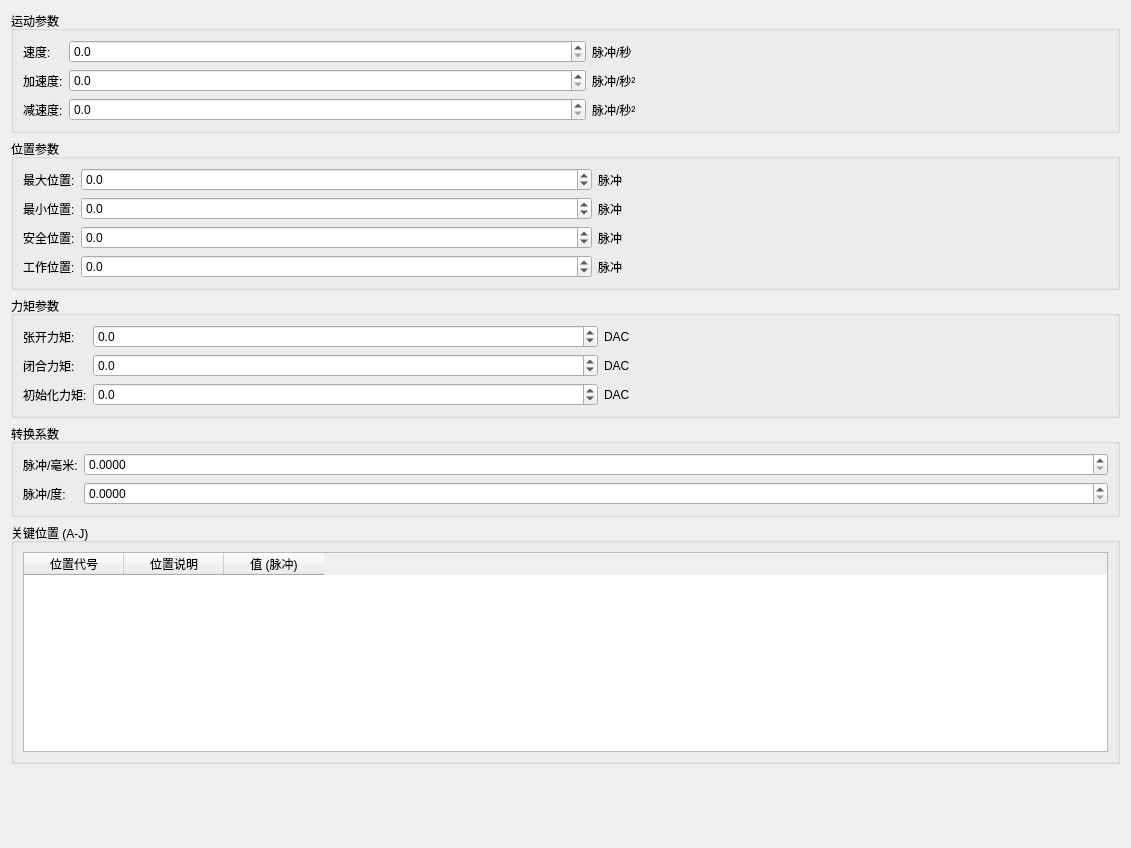
         <widget class="QWidget" name="configScrollContent">
          <property name="geometry">
           <rect>
            <x>0</x>
            <y>-399</y>
            <width>1131</width>
            <height>848</height>
           </rect>
          </property>
          <layout class="QVBoxLayout" name="configParamsLayout">
           <item>
            <widget class="QGroupBox" name="group_motion_params">
             <property name="title">
              <string>运动参数</string>
             </property>
             <layout class="QFormLayout">
              <item row="0" column="0">
               <widget class="QLabel" name="label">
                <property name="text">
                 <string>速度:</string>
                </property>
               </widget>
              </item>
              <item row="0" column="1">
               <layout class="QHBoxLayout">
                <item>
                 <widget class="QDoubleSpinBox" name="spin_speed">
                  <property name="decimals">
                   <number>1</number>
                  </property>
                  <property name="maximum">
                   <double>1000000.000000000000000</double>
                  </property>
                 </widget>
                </item>
                <item>
                 <widget class="QLabel" name="lbl_speed_unit">
                  <property name="text">
                   <string>脉冲/秒</string>
                  </property>
                 </widget>
                </item>
               </layout>
              </item>
              <item row="1" column="0">
               <widget class="QLabel" name="label">
                <property name="text">
                 <string>加速度:</string>
                </property>
               </widget>
              </item>
              <item row="1" column="1">
               <layout class="QHBoxLayout">
                <item>
                 <widget class="QDoubleSpinBox" name="spin_acceleration">
                  <property name="decimals">
                   <number>1</number>
                  </property>
                  <property name="maximum">
                   <double>10000000.000000000000000</double>
                  </property>
                 </widget>
                </item>
                <item>
                 <widget class="QLabel" name="label">
                  <property name="text">
                   <string>脉冲/秒²</string>
                  </property>
                 </widget>
                </item>
               </layout>
              </item>
              <item row="2" column="0">
               <widget class="QLabel" name="label">
                <property name="text">
                 <string>减速度:</string>
                </property>
               </widget>
              </item>
              <item row="2" column="1">
               <layout class="QHBoxLayout">
                <item>
                 <widget class="QDoubleSpinBox" name="spin_deceleration">
                  <property name="decimals">
                   <number>1</number>
                  </property>
                  <property name="maximum">
                   <double>10000000.000000000000000</double>
                  </property>
                 </widget>
                </item>
                <item>
                 <widget class="QLabel" name="label">
                  <property name="text">
                   <string>脉冲/秒²</string>
                  </property>
                 </widget>
                </item>
               </layout>
              </item>
             </layout>
            </widget>
           </item>
           <item>
            <widget class="QGroupBox" name="group_position_params">
             <property name="title">
              <string>位置参数</string>
             </property>
             <layout class="QFormLayout">
              <item row="0" column="0">
               <widget class="QLabel" name="label">
                <property name="text">
                 <string>最大位置:</string>
                </property>
               </widget>
              </item>
              <item row="0" column="1">
               <layout class="QHBoxLayout">
                <item>
                 <widget class="QDoubleSpinBox" name="spin_max_position">
                  <property name="decimals">
                   <number>1</number>
                  </property>
                  <property name="minimum">
                   <double>-100000000.000000000000000</double>
                  </property>
                  <property name="maximum">
                   <double>100000000.000000000000000</double>
                  </property>
                 </widget>
                </item>
                <item>
                 <widget class="QLabel" name="label">
                  <property name="text">
                   <string>脉冲</string>
                  </property>
                 </widget>
                </item>
               </layout>
              </item>
              <item row="1" column="0">
               <widget class="QLabel" name="label">
                <property name="text">
                 <string>最小位置:</string>
                </property>
               </widget>
              </item>
              <item row="1" column="1">
               <layout class="QHBoxLayout">
                <item>
                 <widget class="QDoubleSpinBox" name="spin_min_position">
                  <property name="decimals">
                   <number>1</number>
                  </property>
                  <property name="minimum">
                   <double>-100000000.000000000000000</double>
                  </property>
                  <property name="maximum">
                   <double>100000000.000000000000000</double>
                  </property>
                 </widget>
                </item>
                <item>
                 <widget class="QLabel" name="label">
                  <property name="text">
                   <string>脉冲</string>
                  </property>
                 </widget>
                </item>
               </layout>
              </item>
              <item row="2" column="0">
               <widget class="QLabel" name="label">
                <property name="text">
                 <string>安全位置:</string>
                </property>
               </widget>
              </item>
              <item row="2" column="1">
               <layout class="QHBoxLayout">
                <item>
                 <widget class="QDoubleSpinBox" name="spin_safe_position">
                  <property name="decimals">
                   <number>1</number>
                  </property>
                  <property name="minimum">
                   <double>-100000000.000000000000000</double>
                  </property>
                  <property name="maximum">
                   <double>100000000.000000000000000</double>
                  </property>
                 </widget>
                </item>
                <item>
                 <widget class="QLabel" name="label">
                  <property name="text">
                   <string>脉冲</string>
                  </property>
                 </widget>
                </item>
               </layout>
              </item>
              <item row="3" column="0">
               <widget class="QLabel" name="label">
                <property name="text">
                 <string>工作位置:</string>
                </property>
               </widget>
              </item>
              <item row="3" column="1">
               <layout class="QHBoxLayout">
                <item>
                 <widget class="QDoubleSpinBox" name="spin_work_position">
                  <property name="decimals">
                   <number>1</number>
                  </property>
                  <property name="minimum">
                   <double>-100000000.000000000000000</double>
                  </property>
                  <property name="maximum">
                   <double>100000000.000000000000000</double>
                  </property>
                 </widget>
                </item>
                <item>
                 <widget class="QLabel" name="label">
                  <property name="text">
                   <string>脉冲</string>
                  </property>
                 </widget>
                </item>
               </layout>
              </item>
             </layout>
            </widget>
           </item>
           <item>
            <widget class="QGroupBox" name="group_torque_params">
             <property name="title">
              <string>力矩参数</string>
             </property>
             <layout class="QFormLayout">
              <item row="0" column="0">
               <widget class="QLabel" name="label">
                <property name="text">
                 <string>张开力矩:</string>
                </property>
               </widget>
              </item>
              <item row="0" column="1">
               <layout class="QHBoxLayout">
                <item>
                 <widget class="QDoubleSpinBox" name="spin_open_dac">
                  <property name="decimals">
                   <number>1</number>
                  </property>
                  <property name="minimum">
                   <double>-10000.000000000000000</double>
                  </property>
                  <property name="maximum">
                   <double>10000.000000000000000</double>
                  </property>
                 </widget>
                </item>
                <item>
                 <widget class="QLabel" name="label">
                  <property name="text">
                   <string>DAC</string>
                  </property>
                 </widget>
                </item>
               </layout>
              </item>
              <item row="1" column="0">
               <widget class="QLabel" name="label">
                <property name="text">
                 <string>闭合力矩:</string>
                </property>
               </widget>
              </item>
              <item row="1" column="1">
               <layout class="QHBoxLayout">
                <item>
                 <widget class="QDoubleSpinBox" name="spin_close_dac">
                  <property name="decimals">
                   <number>1</number>
                  </property>
                  <property name="minimum">
                   <double>-10000.000000000000000</double>
                  </property>
                  <property name="maximum">
                   <double>10000.000000000000000</double>
                  </property>
                 </widget>
                </item>
                <item>
                 <widget class="QLabel" name="label">
                  <property name="text">
                   <string>DAC</string>
                  </property>
                 </widget>
                </item>
               </layout>
              </item>
              <item row="2" column="0">
               <widget class="QLabel" name="label">
                <property name="text">
                 <string>初始化力矩:</string>
                </property>
               </widget>
              </item>
              <item row="2" column="1">
               <layout class="QHBoxLayout">
                <item>
                 <widget class="QDoubleSpinBox" name="spin_init_dac">
                  <property name="decimals">
                   <number>1</number>
                  </property>
                  <property name="minimum">
                   <double>-10000.000000000000000</double>
                  </property>
                  <property name="maximum">
                   <double>10000.000000000000000</double>
                  </property>
                 </widget>
                </item>
                <item>
                 <widget class="QLabel" name="label">
                  <property name="text">
                   <string>DAC</string>
                  </property>
                 </widget>
                </item>
               </layout>
              </item>
             </layout>
            </widget>
           </item>
           <item>
            <widget class="QGroupBox" name="group_conversion_params">
             <property name="title">
              <string>转换系数</string>
             </property>
             <layout class="QFormLayout">
              <item row="0" column="0">
               <widget class="QLabel" name="label">
                <property name="text">
                 <string>脉冲/毫米:</string>
                </property>
               </widget>
              </item>
              <item row="0" column="1">
               <widget class="QDoubleSpinBox" name="spin_pulses_per_mm">
                <property name="decimals">
                 <number>4</number>
                </property>
                <property name="maximum">
                 <double>1000000.000000000000000</double>
                </property>
               </widget>
              </item>
              <item row="1" column="0">
               <widget class="QLabel" name="label">
                <property name="text">
                 <string>脉冲/度:</string>
                </property>
               </widget>
              </item>
              <item row="1" column="1">
               <widget class="QDoubleSpinBox" name="spin_pulses_per_degree">
                <property name="decimals">
                 <number>4</number>
                </property>
                <property name="maximum">
                 <double>100000.000000000000000</double>
                </property>
               </widget>
              </item>
             </layout>
            </widget>
           </item>
           <item>
            <widget class="QGroupBox" name="group_key_positions">
             <property name="title">
              <string>关键位置 (A-J)</string>
             </property>
             <layout class="QVBoxLayout">
              <item>
               <widget class="QTableWidget" name="table_key_positions">
                <property name="minimumSize">
                 <size>
                  <width>0</width>
                  <height>200</height>
                 </size>
                </property>
                <property name="rowCount">
                 <number>0</number>
                </property>
                <property name="columnCount">
                 <number>3</number>
                </property>
                <column>
                 <property name="text">
                  <string>位置代号</string>
                 </property>
                </column>
                <column>
                 <property name="text">
                  <string>位置说明</string>
                 </property>
                </column>
                <column>
                 <property name="text">
                  <string>值 (脉冲)</string>
                 </property>
                </column>
               </widget>
              </item>
             </layout>
            </widget>
           </item>
           <item>
            <spacer>
             <property name="orientation">
              <enum>Qt::Vertical</enum>
             </property>
             <property name="sizeHint" stdset="0">
              <size>
               <width>0</width>
               <height>0</height>
              </size>
             </property>
            </spacer>
           </item>
          </layout>
         </widget>
